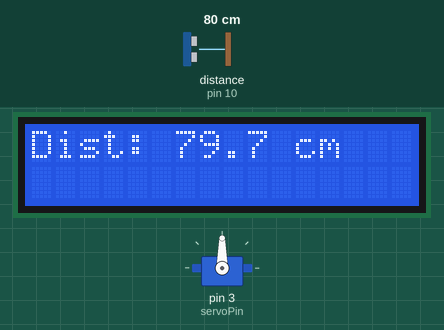
Simulated run of this program. Board: Arduino Uno, built with avr-gcc and run on an emulated ATmega328P. On the bench: 16×2 character LCD, servo. Wiring (inferred from the names in the program): ultrasonic range finder: trigger pin 9; echo pin 10. Inputs (shaded band) come from the test bench; at power-on: distance to the obstacle (sensor on pin 10) 80 cm. The echo pulse lasts 58.3 µs per cm; what the program prints to the serial monitor is not drawn.

Above: at 2.2 s.
2.3 s: distance to the obstacle (sensor on pin 10) set to 33 cm
At 3.5 s:
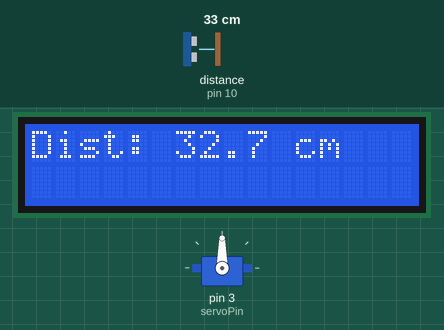
4.1 s: distance to the obstacle (sensor on pin 10) set to 27 cm
At 4.22 s:
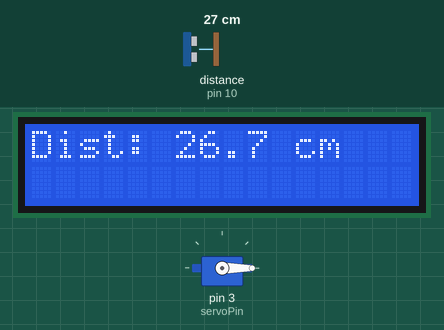
6.9 s: distance to the obstacle (sensor on pin 10) set to 60 cm
At 8.8 s:
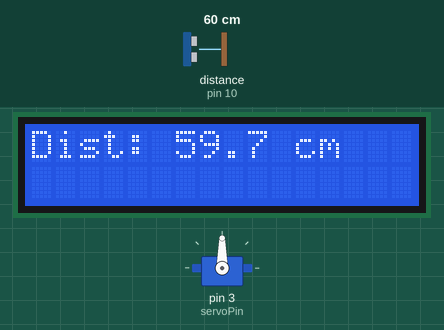
Timing chart, 0 to 10.3 s (numbered marks = the images above; inputs shaded):
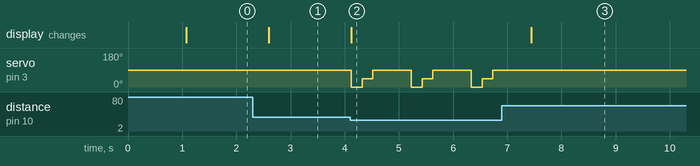

Measured:
- the behaviour switches between 31 and 30 cm on distance to the obstacle (sensor on pin 10) (found by bisection; images 1 and 2)
- after the input at 2.3 s, the display: changes after 0.30 s (image 1)
- after the input at 4.1 s, servo on pin 3 (servoPin): 90° → 0° at once, then repeats every 1.1 s: 45° 0.20 s, 90° 0.71 s, 0° 0.20 s; the display: changes at once (image 2)
- after the input at 6.9 s, servo on pin 3 (servoPin): stops changing and stays 90°; the display: changes after 0.54 s (image 3)

The program:

main.cpp
```cpp
#include <Arduino.h>
#include <LiquidCrystal.h>
#include <Servo.h>

/*
  Simple distance triggered servo demo (Arduino Uno + HC-SR04 + 16x2 LCD)

  What it does:
  - Reads distance from an HC-SR04 ultrasonic sensor
  - Prints distance to Serial and displays on a 16x2 LCD
  - If something is closer than a threshold (set to 30 cm), moves the servo through a few angles

  Notes:
  - pulseIn() has a timeout so the loop doesn’t hang forever if there’s no echo.
  - LCD flicker can happen because we clear the screen each loop.
*/

// Pins
const int trigPin  = 9;
const int echoPin  = 10;
const int servoPin = 3;

// LCD pins: RS, E, D4, D5, D6, D7
LiquidCrystal lcd(12, 11, 4, 5, 6, 7);
Servo s;

// Variables (subject to change based on set up)
const unsigned long echoTimeoutUs = 30000; // 30ms timeout for pulseIn
const float triggerDistanceCm = 30.0; // distance threshold for servo action

void setup() {
  // Ultrasonic sensor pins
  pinMode(trigPin, OUTPUT);
  pinMode(echoPin, INPUT);

  // Serial monitor with lage to ensure LCD is ready
  Serial.begin(9600);

  // LCD setup
  lcd.begin(16, 2);
  lcd.setCursor(0, 0);
  lcd.print("hello");

  // Servo setup
  s.attach(servoPin);
  s.write(90); // start position

  Serial.println("starting");
  delay(1000);
}

void loop() {
  // HC-SR04 distance measurement
  // Clear trigger pin and wait a bit to ensure clean pulse
  digitalWrite(trigPin, LOW);
  delayMicroseconds(2);

  // Send 10 µs pulse to trigger the ultrasonic burst
  digitalWrite(trigPin, HIGH);
  delayMicroseconds(10);
  digitalWrite(trigPin, LOW);

  // Read echo pulse duration in microseconds to prevent freezing if no echo is received
  unsigned long duration = pulseIn(echoPin, HIGH, echoTimeoutUs);

  // Display
  lcd.clear(); // subject to flickering (for simplicity)
  lcd.setCursor(0, 0);

  if (duration == 0) {
    // No echo received within timeout
    Serial.println("No echo");
    lcd.print("No echo");
  } else {
    // Convert time to distance:
    // speed of sound ≈ 0.0343 cm/us, divide by 2 because sound goes there and back
    float distance_cm = duration * 0.0343 / 2.0;

    Serial.print("Distance: ");
    Serial.print(distance_cm, 1);
    Serial.println(" cm");

    lcd.print("Dist: ");
    lcd.print(distance_cm, 1);
    lcd.print(" cm");

    // Servo action
    if (distance_cm < triggerDistanceCm) {
      // Simple movement to show response
      s.write(0);
      delay(200);
      s.write(45);
      delay(200);
      s.write(90);
      delay(200);

      Serial.println("Triggered servo");
    }
  }

  delay(500); // slow down updates so Serial and LCD are readable
}
```
